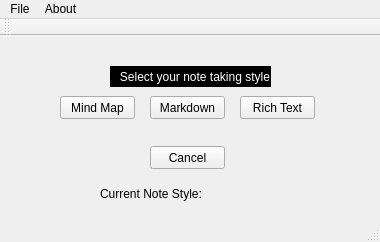
<?xml version="1.0" encoding="UTF-8"?>
<ui version="4.0">
 <class>MainWindow</class>
 <widget class="QMainWindow" name="MainWindow">
  <property name="geometry">
   <rect>
    <x>0</x>
    <y>0</y>
    <width>380</width>
    <height>242</height>
   </rect>
  </property>
  <property name="windowTitle">
   <string>MainWindow</string>
  </property>
  <widget class="QWidget" name="centralWidget">
   <widget class="QPushButton" name="pushButton">
    <property name="geometry">
     <rect>
      <x>60</x>
      <y>60</y>
      <width>75</width>
      <height>23</height>
     </rect>
    </property>
    <property name="toolTip">
     <string>&lt;html&gt;&lt;head/&gt;&lt;body&gt;&lt;p&gt;Mind mapping style of note taking.&lt;/p&gt;&lt;/body&gt;&lt;/html&gt;</string>
    </property>
    <property name="text">
     <string>Mind Map</string>
    </property>
   </widget>
   <widget class="QPushButton" name="pushButton_2">
    <property name="geometry">
     <rect>
      <x>150</x>
      <y>60</y>
      <width>75</width>
      <height>23</height>
     </rect>
    </property>
    <property name="text">
     <string>Markdown</string>
    </property>
   </widget>
   <widget class="QPushButton" name="pushButton_3">
    <property name="geometry">
     <rect>
      <x>240</x>
      <y>60</y>
      <width>75</width>
      <height>23</height>
     </rect>
    </property>
    <property name="text">
     <string>Rich Text</string>
    </property>
   </widget>
   <widget class="QPushButton" name="pushButton_4">
    <property name="geometry">
     <rect>
      <x>150</x>
      <y>110</y>
      <width>75</width>
      <height>23</height>
     </rect>
    </property>
    <property name="text">
     <string>Cancel</string>
    </property>
   </widget>
   <widget class="QLabel" name="label">
    <property name="geometry">
     <rect>
      <x>110</x>
      <y>30</y>
      <width>161</width>
      <height>21</height>
     </rect>
    </property>
    <property name="styleSheet">
     <string notr="true">color: rgb(255, 255, 255);
border-color: rgb(0, 255, 127);
background-color: rgb(0, 0, 0);</string>
    </property>
    <property name="text">
     <string>   Select your note taking style</string>
    </property>
   </widget>
   <widget class="QLabel" name="label_2">
    <property name="geometry">
     <rect>
      <x>100</x>
      <y>150</y>
      <width>171</width>
      <height>16</height>
     </rect>
    </property>
    <property name="text">
     <string>Current Note Style:</string>
    </property>
   </widget>
  </widget>
  <widget class="QMenuBar" name="menuBar">
   <property name="geometry">
    <rect>
     <x>0</x>
     <y>0</y>
     <width>380</width>
     <height>21</height>
    </rect>
   </property>
   <widget class="QMenu" name="menuFile">
    <property name="title">
     <string>File</string>
    </property>
    <addaction name="separator"/>
    <addaction name="actionNew"/>
    <addaction name="actionOpen"/>
    <addaction name="actionExit"/>
   </widget>
   <widget class="QMenu" name="menuAbout">
    <property name="title">
     <string>About</string>
    </property>
    <addaction name="actionGet_Help"/>
    <addaction name="actionCheck_for_updates"/>
    <addaction name="actionAbout"/>
   </widget>
   <addaction name="menuFile"/>
   <addaction name="menuAbout"/>
  </widget>
  <widget class="QToolBar" name="mainToolBar">
   <attribute name="toolBarArea">
    <enum>TopToolBarArea</enum>
   </attribute>
   <attribute name="toolBarBreak">
    <bool>false</bool>
   </attribute>
  </widget>
  <widget class="QStatusBar" name="statusBar"/>
  <action name="actionNew">
   <property name="text">
    <string>New</string>
   </property>
  </action>
  <action name="actionOpen">
   <property name="text">
    <string>Open</string>
   </property>
  </action>
  <action name="actionExit">
   <property name="text">
    <string>Exit</string>
   </property>
  </action>
  <action name="actionGet_Help">
   <property name="text">
    <string>Get Help</string>
   </property>
  </action>
  <action name="actionCheck_for_updates">
   <property name="text">
    <string>Check for updates</string>
   </property>
  </action>
  <action name="actionAbout">
   <property name="text">
    <string>About Seshat</string>
   </property>
  </action>
 </widget>
 <layoutdefault spacing="6" margin="11"/>
 <resources/>
 <connections>
  <connection>
   <sender>pushButton_4</sender>
   <signal>clicked()</signal>
   <receiver>MainWindow</receiver>
   <slot>close()</slot>
   <hints>
    <hint type="sourcelabel">
     <x>199</x>
     <y>153</y>
    </hint>
    <hint type="destinationlabel">
     <x>233</x>
     <y>241</y>
    </hint>
   </hints>
  </connection>
 </connections>
</ui>
